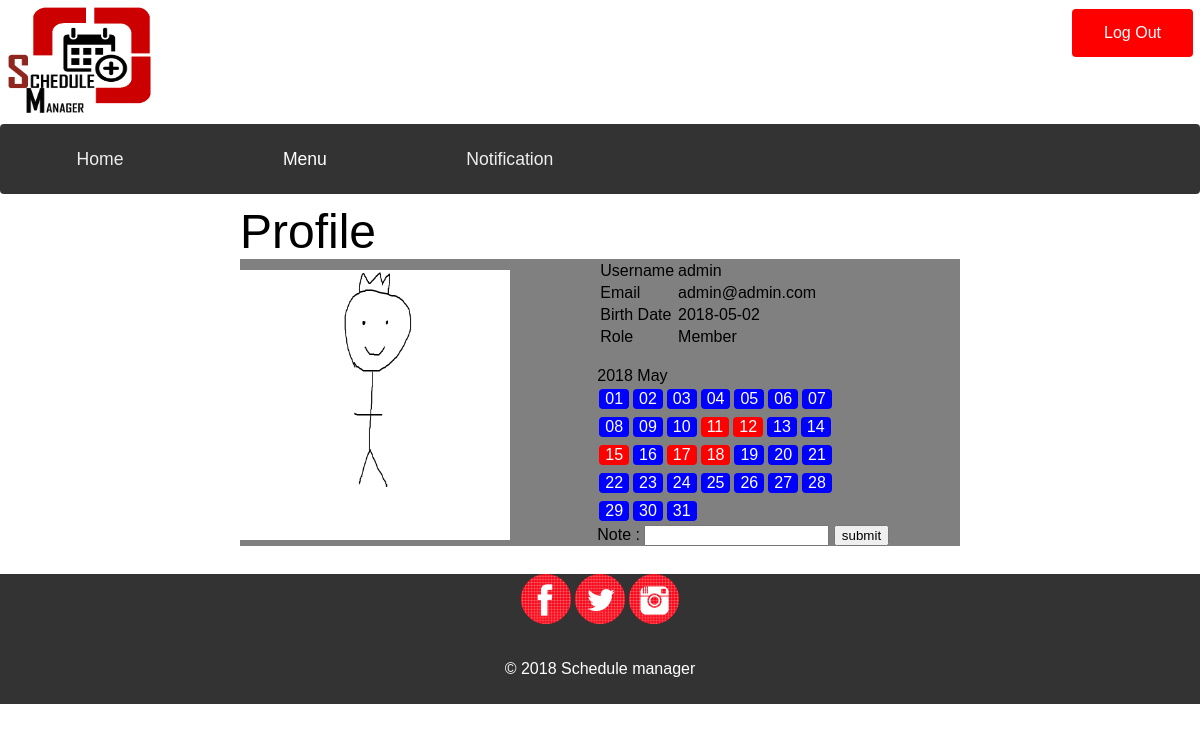
The page /profile.php?key=admin@admin.com (signed in) on the database its author committed.
### tables this page shows
CREATE TABLE `msuser` (
  `Username` varchar(255) NOT NULL,
  `Password` varchar(255) NOT NULL,
  `Email` varchar(255) NOT NULL,
  `ProfilePicture` varchar(255) DEFAULT NULL,
  `Role` varchar(30) NOT NULL,
  `Dob` date NOT NULL
);

### profile.php (the view, shortened to what this page needs)
<?php
require 'connect.php';
?>
<!DOCTYPE html>
<html>
<head>
    <link rel="stylesheet" type="text/css" href="style 103.css">
</head>
<body>
<?php
require 'header.php';
?>
<div id="core-content">
    <?php
    if(isset($_SESSION["username"])){
        $username = $_SESSION["username"];
        $email = $_SESSION["email"];
        $dob = $_SESSION["dob"];
        $role = $_SESSION["role"];
        $profilePicture = $_SESSION["profilePicture"];
    }
    if (isset($_GET["key"])) {
        $email = $_GET["key"];
        $query = "SELECT Username, Role, ProfilePicture, Dob FROM msuser WHERE Email = '".$email."'";
        $result = mysqli_query($con, $query);
        $temp = mysqli_fetch_assoc($result);
        $username = $temp["Username"];
        $dob = $temp["Dob"];
        $role = $temp["Role"];
        $profilePicture = $temp["ProfilePicture"];
    }
     ?>
    <font size="20">Profile</font>
    <div id="head-content">
        <div class="contents" >
            <?='<img src="images/profilePicture/'.$profilePicture.'">'  ?>
        </div>
        <div class="contents" >
            <div>
                <table>
                    <tr>
                        <td>Username </td>
                        <td><?=$username  ?></td>
                    </tr>
                    <tr>
                        <td>Email </td>
                        <td><?=$email  ?></td>
                    </tr>
                    <tr>
                        <td>Birth Date </td>
                        <td><?=$dob  ?></td>
                    </tr>
                    <tr>
                        <td>Role </td>
                        <td><?=$role  ?></td>
                    </tr>
                </table>
            </div>
            <?php
            $today = getdate();
            $todayMonth = $today["mon"];
            $todayYear = $today["year"];
            $dayNumberOfTheMonth=cal_days_in_month(CAL_GREGORIAN,$todayMonth,$todayYear);
            $stack = array();
            echo '<br>'.$todayYear.' '.$today["month"].'<br>';
            if (isset($_GET["key"]) && isset($_SESSION["email"])){
                $query = "SELECT DAY(ScheduleDate) as Days FROM msschedule WHERE ScheduleCoOwner = '".$_SESSION["email"]."' OR ScheduleOwner = '".$_SESSION["email"]."' AND MONTH(ScheduleDate) = ".$todayMonth." AND MONTH(ScheduleDate) = ".$todayMonth;
                $result = mysqli_query($con, $query);
                $stack2 = array();
                while ($temp = mysqli_fetch_assoc($result)) {
                    array_push($stack2, $temp["Days"]);
                }
                for($i=1;$i<=$dayNumberOfTheMonth;$i++){
                    if(in_array($i,$stack) && in_array($i,$stack2))
                        echo '<input type="button" class="orangeButton" onclick="setDay(this,'.$i.')" value="'.sprintf('%02u', $i) .'">';
                    else if(in_array($i,$stack))
                        echo '<input type="button" class="yellowButton" onclick="setDay(this,'.$i.')" value="'.sprintf('%02u', $i) .'">';
                    else if(in_array($i,$stack2) && in_array($i,$stack2))
                        echo '<input type="button" class="redButton" onclick="setDay(this,'.$i.')" value="'.sprintf('%02u', $i) .'">';
                    else
                        echo '<input type="button" class="blueButton" onclick="setDay(this,'.$i.')" value="'.sprintf('%02u', $i) .'">';
                    if($i%7==0)echo '<br>';
                }
            }
            ?>
            <form method="get" action="do/doAddSchedule.php" onsubmit="return val_form()">
                Note : <input type="text" id="note" name="note">
                <input type="submit" value="submit">
            </form>
        </div>
    </div>
</div>
<br>
<?php
require 'footer.php';
?>
</body>
</html>

### style 103.css (style rules this page uses)
.redButton { background-color: red; border: none; color: white; text-align: center; text-decoration: none; font-size: 16px; margin: 4px 2px; cursor: pointer; border-radius: 4px; }
.blueButton { background-color: blue; border: none; color: white; text-align: center; text-decoration: none; font-size: 16px; margin: 4px 2px; cursor: pointer; border-radius: 4px; }
* { box-sizing:border-box }
body { font-family: Verdana,sans-serif;margin:0 }
#core-content { padding: 10px 20%; }
.contents>img { width: 270px; height: 270px; }
.contents { display: inline-block; width: 49%; position: relative; height: 100%; }
#head-content { background-color: gray; }

### rows shown on the page
msuser: ProfilePicture (picture), Username "admin", Dob "2018-05-02", Role "Member"

### other values the page prints
$email "admin@admin.com"
$todayYear "2018"
$today["month"] "May"
